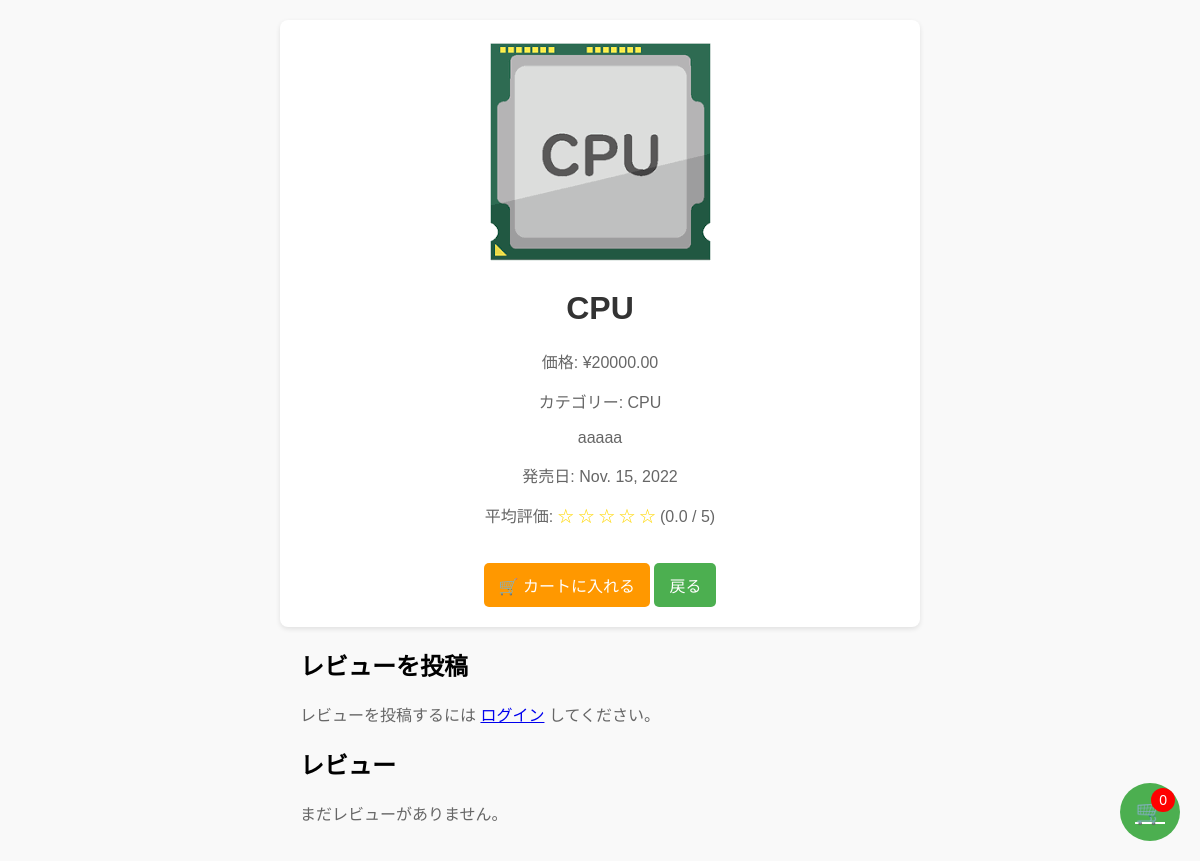
/product/5/, run on the app's committed database.
### search_app/models.py (models this page shows, shortened)
class Product(models.Model):
    name = models.CharField(max_length=255)
    description = models.TextField()
    price = models.DecimalField(max_digits=10, decimal_places=2)
    category = models.ForeignKey(Category, on_delete=models.CASCADE)
    image = models.ImageField(upload_to='product_images/', blank=True, null=True, default='default_image.png')
    release_date = models.DateField(null=True, blank=True)
    def average_rating(self):
        reviews = self.reviews.all()
        if reviews:
            return sum([review.rating for review in reviews]) / len(reviews)
        return 0

class Category(models.Model):
    name = models.CharField(max_length=255)
    parent_category = models.ForeignKey(
        'self',
        on_delete=models.CASCADE,
        null=True,
        blank=True,
        related_name='subcategories'
    )

### search_app/views.py (the view)
# urls.py: path('product/<int:pk>/', views.product_detail, name='product_detail'),
def product_detail(request, pk):
    product = get_object_or_404(Product, pk=pk)
    reviews = product.reviews.all()  # 商品のレビューを取得
    avg_rating = product.average_rating()  # 平均評価を取得
    if request.method == "POST":
        form = ReviewForm(request.POST)
        if form.is_valid():
            review = form.save(commit=False)
            review.product = product
            review.user = request.user
            review.save()
            return redirect('product_detail', pk=product.pk)
    else:
        form = ReviewForm()
    return render(request, 'product_detail.html', {
        'product': product,
        'reviews': reviews,
        'avg_rating': avg_rating,
        'form': form,
    })

### search_app/templates/product_detail.html (shortened to what this page needs)
<!DOCTYPE html>
<html lang="ja">
  <head>
  </head>
  <body>
    <div class="product-detail">
      {% if product.image %}
      <img src="{{ product.image.url }}" alt="{{ product.name }}" />
      {% else %}
      <img src="/static/default_image.png" alt="デフォルト画像" />
      {% endif %}
      <h1>{{ product.name }}</h1>
      <p>価格: ¥{{ product.price }}</p>
      <p>カテゴリー: {{ product.category.name }}</p>
      <p>{{ product.description }}</p>
      <p>発売日: {{ product.release_date|default:"未設定" }}</p>
      <p>
        <p>平均評価:
          <span class="stars">
            {% for i in "12345"|make_list %}
              {% if forloop.counter <= avg_rating|default:0 %}
                ★
              {% else %}
                ☆
              {% endif %}
            {% endfor %}
          </span>
          ({{ avg_rating|floatformat:1 }} / 5)
        </p>
      <button class="add-to-cart" onclick="addToCart({{ product.id }})">
        🛒 カートに入れる
      </button>
      <a href="{% url 'product_search' %}" class="back-button">戻る</a>
    </div>
    <div class="review-section">
      <h2>レビューを投稿</h2>
      {% if user.is_authenticated %}
      <form method="post">
        {% csrf_token %} {{ form.as_p }}
        <button type="submit">投稿</button>
      </form>
      {% else %}
      <p>
        レビューを投稿するには
        <a href="{% url 'login' %}">ログイン</a> してください。
      </p>
      {% endif %}
      <h2>レビュー</h2>
      {% if reviews %}
        {% for review in reviews %}
          <div class="review">
            <p><strong>{{ review.user.username }}</strong> - {{ review.rating }} ★</p>
            <p>{{ review.comment }}</p>
            <small>{{ review.created_at }}</small>
          </div>
        {% endfor %}
      {% else %}
        <p>まだレビューがありません。</p>
      {% endif %}
    </div>
    <a href="{% url 'cart_view' %}" class="cart-icon">
      🛒
      <span id="cart-count" class="cart-count">0</span>
    </a>
  </body>
</html>

### search_app/templates/product_detail.html (style rules this page uses)
body { font-family: Arial, sans-serif; margin: 0; padding: 20px; background-color: #f9f9f9; text-align: center; }
.product-detail { max-width: 600px; margin: 0 auto; background: white; padding: 20px; border-radius: 8px; box-shadow: 0 2px 5px rgba(0, 0, 0, 0.1); }
img { max-width: 100%; border-radius: 8px; }
h1 { color: #333; }
p { color: #666; }
.back-button { display: inline-block; padding: 10px 15px; background-color: #4caf50; color: white; text-decoration: none; border-radius: 5px; margin-top: 20px; }
.add-to-cart { display: inline-block; padding: 10px 15px; background-color: #ff9800; color: white; text-decoration: none; border-radius: 5px; margin-top: 20px; cursor: pointer; border: none; font-size: 16px; }
.cart-icon { position: fixed; bottom: 20px; right: 20px; background: #4caf50; color: white; padding: 15px; border-radius: 50%; text-align: center; font-size: 24px; cursor: pointer; }
.cart-count { position: absolute; top: 5px; right: 5px; background: red; color: white; font-size: 14px; padding: 4px 8px; border-radius: 50%; }
.review-section { margin-top: 30px; text-align: left; max-width: 600px; margin: 0 auto; }
.stars { color: #ffd700; }

### data on the page
Product: image (picture), name "CPU", price "20000.00", category.name "CPU", description "aaaaa", release_date "Nov. 15, 2022"

### other printed values
{{ avg_rating|floatformat:1 }} "0.0"
